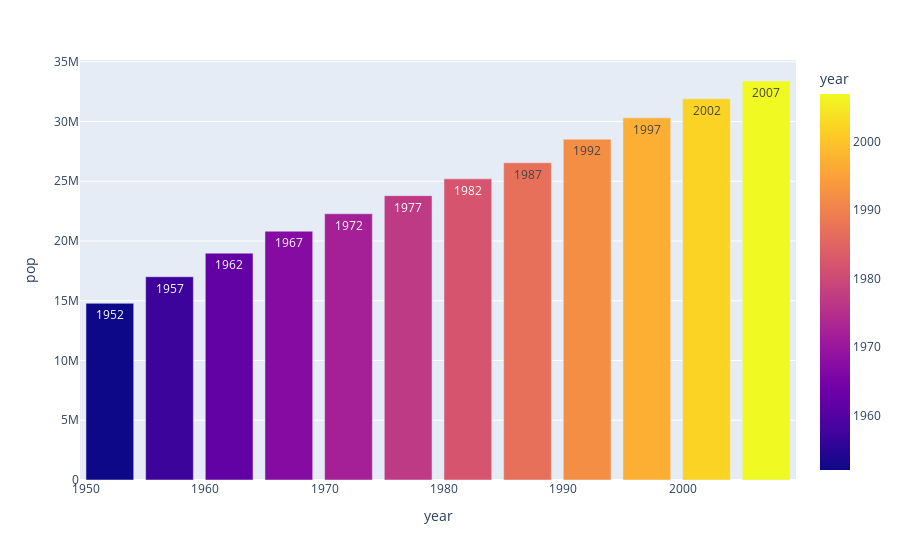

The notebook cell saved with this chart:
### Code cell
px.bar(data_canada,x="year",y="pop",text="year",color="year")

### Figure 1 — Plotly figure (JSON) as saved in the notebook; plotly's stock layout.template omitted (floating-point values rounded to 4 significant figures)
{"data": [{"alignmentgroup": "True", "hovertemplate": "year=%{marker.color}<br>pop=%{y}<extra></extra>", "legendgroup": "", "marker": {"color": [1952, 1957, 1962, 1967, 1972, 1977, 1982, 1987, 1992, 1997, 2002, 2007], "coloraxis": "coloraxis", "pattern": {"shape": ""}}, "name": "", "offsetgroup": "", "orientation": "v", "showlegend": false, "text": [1952, 1957, 1962, 1967, 1972, 1977, 1982, 1987, 1992, 1997, 2002, 2007], "textposition": "auto", "type": "bar", "x": [1952, 1957, 1962, 1967, 1972, 1977, 1982, 1987, 1992, 1997, 2002, 2007], "xaxis": "x", "y": [14785584, 17010154, 18985849, 20819767, 22284500, 23796400, 25201900, 26549700, 28523502, 30305843, 31902268, 33390141], "yaxis": "y"}], "layout": {"autosize": true, "barmode": "relative", "coloraxis": {"colorbar": {"title": {"text": "year"}}, "colorscale": [[0, "#0d0887"], [0.1111, "#46039f"], [0.2222, "#7201a8"], [0.3333, "#9c179e"], [0.4444, "#bd3786"], [0.5556, "#d8576b"], [0.6667, "#ed7953"], [0.7778, "#fb9f3a"], [0.8889, "#fdca26"], [1, "#f0f921"]]}, "legend": {"tracegroupgap": 0}, "margin": {"t": 60}, "xaxis": {"anchor": "y", "autorange": true, "domain": [0, 1], "range": [1950.0, 2010.0], "title": {"text": "year"}, "type": "linear"}, "yaxis": {"anchor": "x", "autorange": true, "domain": [0, 1], "range": [0, 35150000.0], "title": {"text": "pop"}, "type": "linear"}}}
